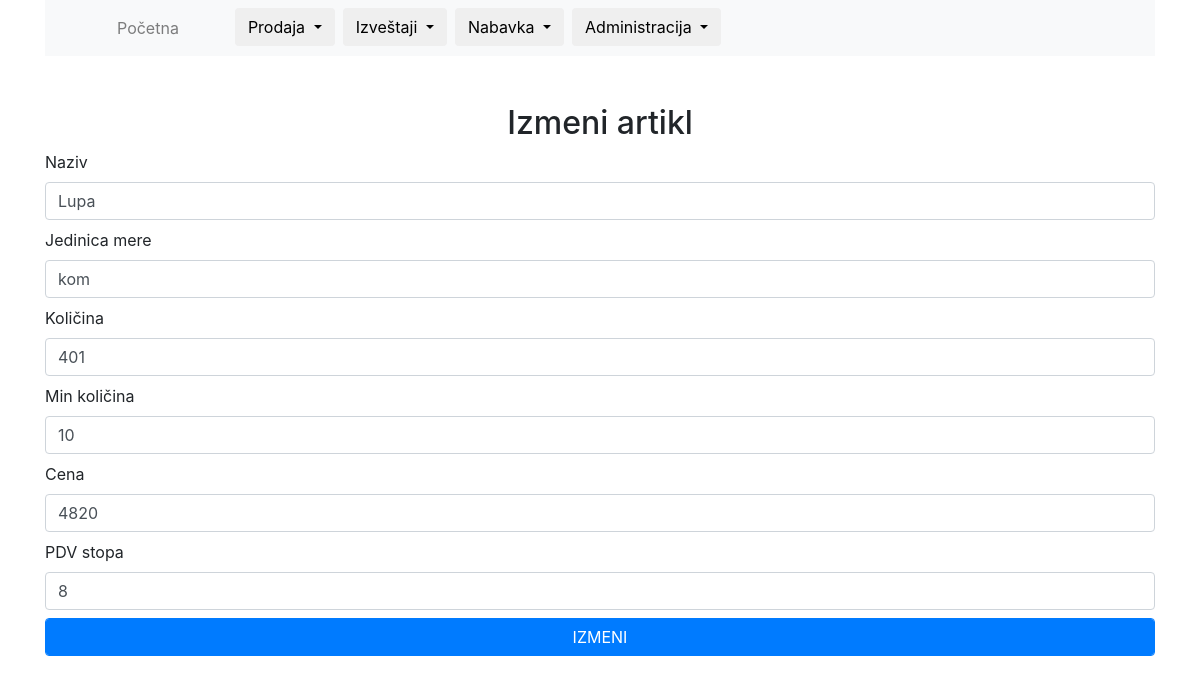
The app's page /change-article/7 (signed in) with its own data.
### tables this page shows
CREATE TABLE `articles` (
  `id` int(11) NOT NULL,
  `name` varchar(30) NOT NULL,
  `unit_of_measure` varchar(4) NOT NULL,
  `quantity` int(6) NOT NULL,
  `min_quantity` int(3) NOT NULL,
  `price` int(8) NOT NULL,
  `PDV_stopa` int(2) NOT NULL,
  `PDV` float NOT NULL
);

### includes/functions.php (called while the page is built, shortened)
<?php
if (isset($_SERVER['REQUEST_URI'])) {
    $params = explode("/", ltrim($_SERVER['REQUEST_URI'], "/"));
}
function getOne($table, $id)
{
    global $conn;
    $sql = "SELECT * FROM $table WHERE id = $id";
    $statement = $conn->prepare($sql);
    $statement->execute();
    $statement->setFetchMode(PDO::FETCH_ASSOC);
    return $statement->fetch();
}
function getArticle()
{
    global $params;
    $article = getOne('articles', $params[1]);
    return $article;
}

### change-article.php (the view, shortened to what this page needs)
<?php if (isset($_POST["submit"])) :?>
    <?php
    editArticle();
    ?>
<?php else: ?>
    <?php
    $article = getArticle();
    ?>
    <h2 class="text-center pt-5">Izmeni artikl</h2>
    <form method="post">
        <label for="name">Naziv</label>
        <input type="text" name="name" value="<?php echo $article['name'] ?>" class="form-control mb-2 forma">
        <label for="unitOfMeasure">Jedinica mere</label>
        <input type="text" name="unitOfMeasure" value="<?php echo $article['unit_of_measure'] ?>" class="form-control mb-2 forma">
        <label for="quantity">Količina</label>
        <input type="text" name="quantity" value="<?php echo $article['quantity'] ?>" class="form-control mb-2 forma">
        <label for="minQuantity">Min količina</label>
        <input type="text" name="minQuantity" value="<?php echo $article['min_quantity'] ?>" class="form-control mb-2 forma">
        <label for="price">Cena</label>
        <input type="text" name="price" value="<?php echo $article['price'] ?>" class="form-control mb-2 forma">
        <label for="pdvStopa">PDV stopa</label>
        <input type="text" name="pdvStopa" value="<?php echo $article['PDV_stopa'] ?>" class="form-control mb-2 forma">
        <input type="submit"  name="submit" value="IZMENI" class="form-control mb-4 btn-primary forma mb-5">
    </form>
<?php endif; ?>

### records on screen
articles: name "Lupa", unitOfMeasure "kom", quantity "401", minQuantity "10", price "4820", pdvStopa "8"
